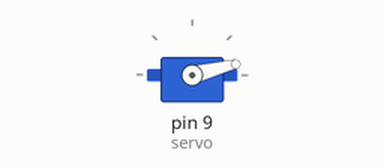
A sketch run on a simulated Arduino Uno, built with avr-gcc and run on an emulated ATmega328P. Parts: servo.

Above: at 0.15 s.
At 1.05 s:
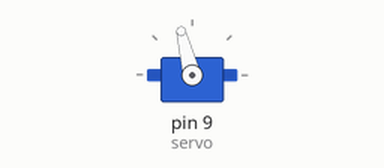
At 1.96 s:
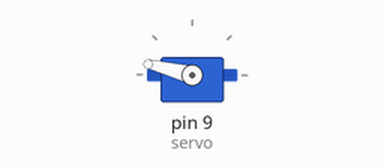
At 3.7 s:
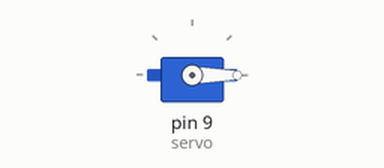
Timing chart, 0 to 5.2 s (numbered marks = the images above):
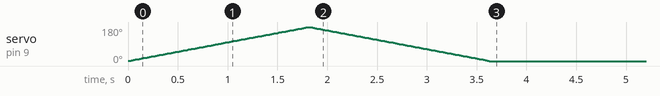

The sketch:

sketch_servoprivod.ino
```cpp
#include <Servo.h>
Servo servo;

void setup () {
  servo.attach(9);
  //servo.writeMicroseconds(2000);
}

void loop () {
  int i;
  for(i = 1; i > 0; i++){
    servo.write(i);
    delay(10);
      if(i == 180){
        for(i = 180; i <= 180; i--){
          servo.write(i);
          delay(10);
        }
      }
    }
  };
```

Measured:
- by itself, servo on pin 9 (servo): rises from 1° to 180° in 1.8 s, then falls to 0° in 1.8 s
